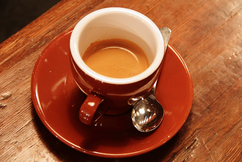
#> input picture sample_image.png, 242 x 162 px, shrunk from 600 x 400 before the run
$ python edge_detector.py
#> lines starting #> are read from the running program, lines starting #| are printed output that depends on the picture; after the words box and inside, x2 and y2 are one past the last pixel; in counts of white or black regions, pixels touching at a corner belong together
import argparse
import os
import time

import matplotlib
import numpy as np
from PIL import Image

matplotlib.use("Agg")
import matplotlib.pyplot as plt


# 1. Read the image file and turn its pixels into a two-dimensional array
def load_pixels(path, show=True):
    image = Image.open(path)
    if show:
        print(f"Opened {path}: {image.width} x {image.height} pixels, mode {image.mode}")
    rgb = np.array(image.convert("RGB"), dtype=np.float64)
    gray = 0.299 * rgb[:, :, 0] + 0.587 * rgb[:, :, 1] + 0.114 * rgb[:, :, 2]
    if show:
        print(f"Color array: {rgb.shape} (rows, columns, channels)")
        print(f"Gray array:  {gray.shape} (rows, columns), values {gray.min():.0f} to {gray.max():.0f}")
        print("Top-left 4 x 4 corner of the gray array:")
        print(np.round(gray[:4, :4]).astype(int))
    return rgb, gray


# 2. Convolution: slide a small kernel over the array
def convolve(array, kernel):
    rows, cols = array.shape
    pad_r, pad_c = kernel.shape[0] // 2, kernel.shape[1] // 2
    padded = np.pad(array, ((pad_r, pad_r), (pad_c, pad_c)), mode="edge")
    flipped = kernel[::-1, ::-1]
    result = np.zeros_like(array)
    for i in range(kernel.shape[0]):
        for j in range(kernel.shape[1]):
            result += flipped[i, j] * padded[i:i + rows, j:j + cols]
    return result


def gaussian_kernel(size, sigma):
    axis = np.arange(size) - size // 2
    x, y = np.meshgrid(axis, axis)
    kernel = np.exp(-(x ** 2 + y ** 2) / (2 * sigma ** 2))
    return kernel / kernel.sum()


# 3. Canny stage 1: smooth the image to reduce noise
def smooth(gray, sigma):
    return convolve(gray, gaussian_kernel(5, sigma))


# 4. Canny stage 2: find the gradient strength and direction with Sobel kernels
def gradients(smoothed):
    sobel_x = np.array([[-1, 0, 1], [-2, 0, 2], [-1, 0, 1]], dtype=np.float64)
    sobel_y = sobel_x.T
    gx = convolve(smoothed, sobel_x)
    gy = convolve(smoothed, sobel_y)
    magnitude = np.hypot(gx, gy)
    direction = np.degrees(np.arctan2(gy, gx)) % 180
    return magnitude, direction


# 5. Canny stage 3: keep only the strongest pixel across each edge
def thin_edges(magnitude, direction):
    p = np.pad(magnitude, 1)
    rows, cols = magnitude.shape
    left, right = p[1:rows + 1, 0:cols], p[1:rows + 1, 2:cols + 2]
    up, down = p[0:rows, 1:cols + 1], p[2:rows + 2, 1:cols + 1]
    up_left, down_right = p[0:rows, 0:cols], p[2:rows + 2, 2:cols + 2]
    up_right, down_left = p[0:rows, 2:cols + 2], p[2:rows + 2, 0:cols]

    horizontal = (direction < 22.5) | (direction >= 157.5)
    diagonal_down = (direction >= 22.5) & (direction < 67.5)
    vertical = (direction >= 67.5) & (direction < 112.5)

    before = np.where(horizontal, left, np.where(diagonal_down, up_left, np.where(vertical, up, up_right)))
    after = np.where(horizontal, right, np.where(diagonal_down, down_right, np.where(vertical, down, down_left)))
    return np.where((magnitude >= before) & (magnitude >= after), magnitude, 0.0)


# 6. Canny stage 4: double threshold, then keep weak edges that touch strong ones
def link_edges(thin, low, high):
    strong = thin >= high
    weak = (thin >= low) & ~strong
    edges = strong.copy()
    while True:
        p = np.pad(edges, 1)
        rows, cols = edges.shape
        near = np.zeros_like(edges)
        for dr in range(3):
            for dc in range(3):
                near |= p[dr:dr + rows, dc:dc + cols]
        added = weak & near & ~edges
        if not added.any():
            return edges
        edges |= added


# 7. Run the full detector
def canny(gray, sigma=1.4, low_ratio=0.07, high_ratio=0.20):
    smoothed = smooth(gray, sigma)
    magnitude, direction = gradients(smoothed)
    thin = thin_edges(magnitude, direction)
    top = magnitude.max()
    if top < 1e-6:
        return smoothed, magnitude, np.zeros(gray.shape, dtype=bool)
    edges = link_edges(thin, low_ratio * top, high_ratio * top)
    return smoothed, magnitude, edges


# 8. Save the edge image and a four-panel figure for comparison
def save_results(rgb, gray, magnitude, edges, out_dir):
    os.makedirs(out_dir, exist_ok=True)
    edge_path = os.path.join(out_dir, "edges.png")
    Image.fromarray((edges * 255).astype(np.uint8)).save(edge_path)

    fig, axes = plt.subplots(2, 2, figsize=(12, 9))
    panels = [
        (rgb.astype(np.uint8), "1. Original image", None),
        (gray, "2. Grayscale pixel array", "gray"),
        (magnitude, "3. Gradient strength (Sobel)", "magma"),
        (edges, f"4. Canny edges ({int(edges.sum()):,} pixels)", "gray"),
    ]
    for ax, (data, title, cmap) in zip(axes.ravel(), panels):
        ax.imshow(data, cmap=cmap)
        ax.set_title(title, fontsize=13)
        ax.axis("off")
    fig.tight_layout()
    figure_path = os.path.join(out_dir, "edge_detection_result.png")
    fig.savefig(figure_path, dpi=200)
    return edge_path, figure_path


# 9. Main program
def main():
    parser = argparse.ArgumentParser(description="Canny edge detection written from scratch with NumPy")
    parser.add_argument("--image", default="sample_image.png", help="path to the input image")
    parser.add_argument("--out", default="output", help="folder for the results")
    parser.add_argument("--sigma", type=float, default=1.4, help="blur strength")
    parser.add_argument("--low", type=float, default=0.07, help="low threshold as a share of the strongest edge")
    parser.add_argument("--high", type=float, default=0.20, help="high threshold as a share of the strongest edge")
    args = parser.parse_args()

    rgb, gray = load_pixels(args.image)
#> in load_pixels, image is the input picture: PIL image 242x162 RGB; mean R, G, B 158.6, 85.8, 51.5
#| Opened sample_image.png: 242 x 162 pixels, mode RGB
#| Color array: (162, 242, 3) (rows, columns, channels)
#| Gray array:  (162, 242) (rows, columns), values 1 to 255
#| [[15 16 16 17]
#|  [15 15 16 18]
#|  [14 14 15 17]
#|  [14 14 16 16]]
    start = time.time()
    smoothed, magnitude, edges = canny(gray, args.sigma, args.low, args.high)
#> in convolve, `padded = np.pad(array, ((pad_r, pad_r), (pad_c, pad_c)), mode="edge")`:
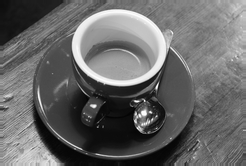
#> padded: shape (166, 246) float64; min 1, max 255, mean 103.6
#> in convolve, `flipped = kernel[::-1, ::-1]`: flipped = [[0.0121, 0.0261, 0.0337, 0.0261, 0.0121], [0.0261, 0.0561, 0.0724, 0.0561, 0.0261], [0.0337, 0.0724, 0.0935, 0.0724, 0.0337], [0.0261, 0.0561, 0.0724, 0.0561, 0.0261], [0.0121, 0.0261, 0.0337, 0.0261, 0.0121]]
#> after the loop in convolve (call 2), `for i in range(kernel.shape[0]):`:
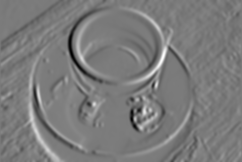
#> result: shape (162, 242) float64; min -355.8, max 376.2, mean -1.2; drawn with min black and max white
#> after the loop in convolve (call 3), `for i in range(kernel.shape[0]):`:
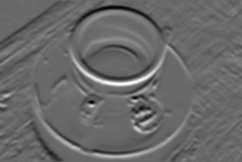
#> result: shape (162, 242) float64; min -312.8, max 442.8, mean 0.8; drawn with min black and max white
#> in thin_edges, `horizontal = (direction < 22.5) | (direction >= 157.5)`:
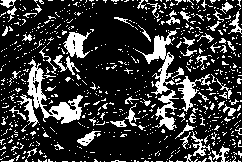
#> horizontal: shape (162, 242) bool; 21.3% white; 768 white regions (708 under 20 px), largest, box (x1, y1, x2, y2) and area: (27, 59, 83, 124) 1010, (135, 30, 177, 95) 738, (63, 32, 91, 58) 394
#> in thin_edges, `diagonal_down = (direction >= 22.5) & (direction < 67.5)`: diagonal_down: shape (162, 242) bool; 29.8% white; 442 white regions (388 under 20 px), largest, box (x1, y1, x2, y2) and area: (0, 0, 105, 80) 2835, (137, 100, 228, 162) 1700, (42, 70, 82, 115) 623
#> in thin_edges, `vertical = (direction >= 67.5) & (direction < 112.5)`: vertical: shape (162, 242) bool; 26.7% white; 604 white regions (522 under 20 px), largest, box (x1, y1, x2, y2) and area: (85, 0, 150, 121) 3071, (69, 125, 156, 162) 1358, (0, 82, 18, 123) 236
#> in thin_edges, `return np.where((magnitude >= before) & (magnitude >= after), magnitud..`:
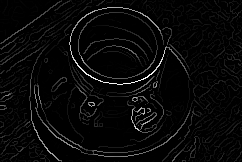
#> returned value: shape (162, 242) float64; min 0, max 453, mean 15.7; drawn with min black and max white
#> in canny, `top = magnitude.max()`: top = 453
#> in link_edges, `strong = thin >= high`: strong: shape (162, 242) bool; 5.4% white in thin lines or dots
#> in link_edges, `weak = (thin >= low) & ~strong`: weak: shape (162, 242) bool; 7.6% white in thin lines or dots
#> after the loop in link_edges, `while True:`:
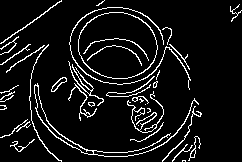
#> edges: shape (162, 242) bool; 8.1% white in thin lines or dots
#> after the loop in link_edges, `while True:`:
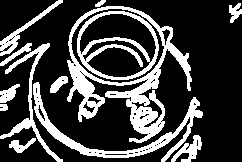
#> near: shape (162, 242) bool; 25.3% white; 13 white regions, largest, box (x1, y1, x2, y2) and area: (67, 6, 192, 143) 3893, (33, 82, 203, 162) 1872, (77, 11, 159, 80) 1421
    seconds = time.time() - start
    share = 100 * edges.mean()
#> share = 8.11
    print(f"Edge detection finished in {seconds:.2f} seconds")
    print(f"Edge pixels: {int(edges.sum()):,} of {edges.size:,} ({share:.1f}%)")
#| Edge pixels: 3,178 of 39,204 (8.1%)
    edge_path, figure_path = save_results(rgb, gray, magnitude, edges, args.out)
#> the loop in save_results, `for ax, (data, title, cmap) in zip(axes.ravel(), panels):` made 4 passes
#> (title, cmap) on passes 1 to 4: ('1. Original image', None), ('2. Grayscale pixel array', 'gray'), ('3. Gradient strength (Sobel)', 'magma'), ('4. Canny edges (3,178 pixels)', 'gray')
#> edge_path = 'output/edges.png'; figure_path = 'output/edge_detection_result.png'
    print(f"Saved {edge_path}")
#| Saved output/edges.png
    print(f"Saved {figure_path}")
#| Saved output/edge_detection_result.png


if __name__ == "__main__":
    main()
